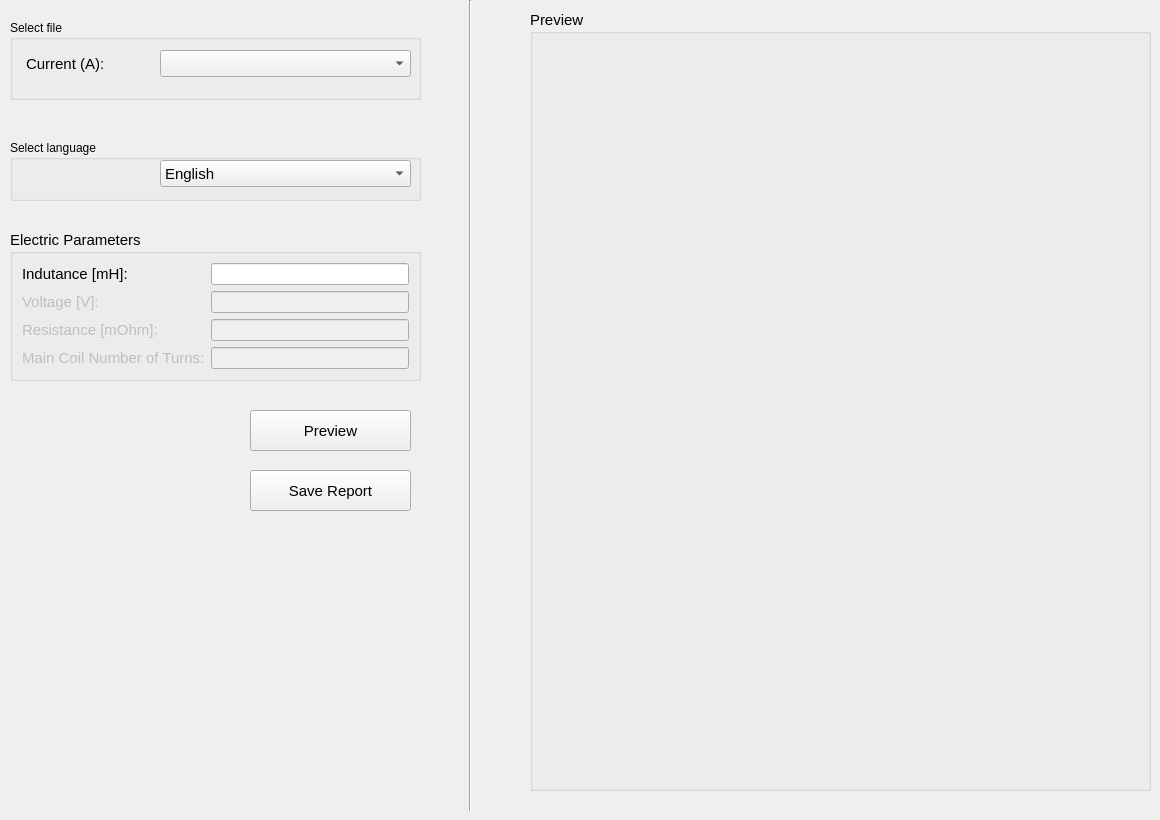
      <widget class="QWidget" name="report">
       <attribute name="title">
        <string>Report</string>
       </attribute>
       <widget class="QGroupBox" name="group_box_18">
        <property name="geometry">
         <rect>
          <x>10</x>
          <y>230</y>
          <width>411</width>
          <height>151</height>
         </rect>
        </property>
        <property name="font">
         <font>
          <pointsize>11</pointsize>
         </font>
        </property>
        <property name="title">
         <string>Electric Parameters</string>
        </property>
        <layout class="QGridLayout" name="gridLayout_8">
         <item row="2" column="1">
          <widget class="QLineEdit" name="resistance_value">
           <property name="enabled">
            <bool>false</bool>
           </property>
          </widget>
         </item>
         <item row="0" column="0">
          <widget class="QLabel" name="indutance_label">
           <property name="font">
            <font>
             <pointsize>11</pointsize>
            </font>
           </property>
           <property name="text">
            <string>Indutance [mH]:</string>
           </property>
          </widget>
         </item>
         <item row="1" column="1">
          <widget class="QLineEdit" name="voltage_value">
           <property name="enabled">
            <bool>false</bool>
           </property>
          </widget>
         </item>
         <item row="0" column="1">
          <widget class="QLineEdit" name="indutance_value"/>
         </item>
         <item row="1" column="0">
          <widget class="QLabel" name="voltage_label">
           <property name="enabled">
            <bool>false</bool>
           </property>
           <property name="font">
            <font>
             <pointsize>11</pointsize>
            </font>
           </property>
           <property name="text">
            <string>Voltage [V]:</string>
           </property>
          </widget>
         </item>
         <item row="2" column="0">
          <widget class="QLabel" name="resistance_label">
           <property name="enabled">
            <bool>false</bool>
           </property>
           <property name="font">
            <font>
             <pointsize>11</pointsize>
            </font>
           </property>
           <property name="text">
            <string>Resistance [mOhm]:   </string>
           </property>
          </widget>
         </item>
         <item row="3" column="0">
          <widget class="QLabel" name="nr_turns_label">
           <property name="enabled">
            <bool>false</bool>
           </property>
           <property name="font">
            <font>
             <pointsize>11</pointsize>
            </font>
           </property>
           <property name="text">
            <string>Main Coil Number of Turns:</string>
           </property>
          </widget>
         </item>
         <item row="3" column="1">
          <widget class="QLineEdit" name="nr_turns_value">
           <property name="enabled">
            <bool>false</bool>
           </property>
          </widget>
         </item>
        </layout>
       </widget>
       <widget class="QGroupBox" name="gb_preview">
        <property name="geometry">
         <rect>
          <x>530</x>
          <y>10</y>
          <width>621</width>
          <height>781</height>
         </rect>
        </property>
        <property name="font">
         <font>
          <pointsize>11</pointsize>
         </font>
        </property>
        <property name="title">
         <string>Preview</string>
        </property>
        <layout class="QVBoxLayout" name="verticalLayout">
         <item>
          <widget class="QLabel" name="preview">
           <property name="text">
            <string/>
           </property>
          </widget>
         </item>
        </layout>
       </widget>
       <widget class="QPushButton" name="bt_save_report">
        <property name="geometry">
         <rect>
          <x>250</x>
          <y>470</y>
          <width>161</width>
          <height>41</height>
         </rect>
        </property>
        <property name="font">
         <font>
          <pointsize>11</pointsize>
         </font>
        </property>
        <property name="text">
         <string>Save Report</string>
        </property>
        <property name="icon">
         <iconset>
          <normaloff>D:/ARQ/Lucas/Analise de dados BGL_(priscila)/imagens/save.png</normaloff>D:/ARQ/Lucas/Analise de dados BGL_(priscila)/imagens/save.png</iconset>
        </property>
        <property name="iconSize">
         <size>
          <width>20</width>
          <height>20</height>
         </size>
        </property>
       </widget>
       <widget class="Line" name="line_2">
        <property name="geometry">
         <rect>
          <x>460</x>
          <y>0</y>
          <width>20</width>
          <height>811</height>
         </rect>
        </property>
        <property name="orientation">
         <enum>Qt::Vertical</enum>
        </property>
       </widget>
       <widget class="QGroupBox" name="group_box_16">
        <property name="geometry">
         <rect>
          <x>10</x>
          <y>20</y>
          <width>411</width>
          <height>80</height>
         </rect>
        </property>
        <property name="title">
         <string>Select file</string>
        </property>
        <widget class="QLabel" name="file_label_4">
         <property name="geometry">
          <rect>
           <x>16</x>
           <y>30</y>
           <width>111</width>
           <height>27</height>
          </rect>
         </property>
         <property name="font">
          <font>
           <pointsize>11</pointsize>
          </font>
         </property>
         <property name="text">
          <string>Current (A):</string>
         </property>
        </widget>
        <widget class="QComboBox" name="cb_files_4">
         <property name="geometry">
          <rect>
           <x>150</x>
           <y>30</y>
           <width>251</width>
           <height>27</height>
          </rect>
         </property>
         <property name="font">
          <font>
           <pointsize>11</pointsize>
          </font>
         </property>
         <property name="currentIndex">
          <number>-1</number>
         </property>
        </widget>
       </widget>
       <widget class="QPushButton" name="bt_preview">
        <property name="enabled">
         <bool>true</bool>
        </property>
        <property name="geometry">
         <rect>
          <x>250</x>
          <y>410</y>
          <width>161</width>
          <height>41</height>
         </rect>
        </property>
        <property name="font">
         <font>
          <pointsize>11</pointsize>
         </font>
        </property>
        <property name="text">
         <string>Preview</string>
        </property>
        <property name="icon">
         <iconset>
          <normaloff>D:/ARQ/Lucas/Analise de dados BGL_(priscila)/imagens/Lupa2.png</normaloff>D:/ARQ/Lucas/Analise de dados BGL_(priscila)/imagens/Lupa2.png</iconset>
        </property>
        <property name="iconSize">
         <size>
          <width>25</width>
          <height>25</height>
         </size>
        </property>
       </widget>
       <widget class="QGroupBox" name="group_box_17">
        <property name="geometry">
         <rect>
          <x>10</x>
          <y>140</y>
          <width>411</width>
          <height>61</height>
         </rect>
        </property>
        <property name="title">
         <string>Select language</string>
        </property>
        <widget class="QComboBox" name="cb_language">
         <property name="geometry">
          <rect>
           <x>150</x>
           <y>20</y>
           <width>251</width>
           <height>27</height>
          </rect>
         </property>
         <property name="font">
          <font>
           <pointsize>11</pointsize>
          </font>
         </property>
         <property name="currentIndex">
          <number>0</number>
         </property>
         <item>
          <property name="text">
           <string>English</string>
          </property>
         </item>
         <item>
          <property name="text">
           <string>Portuguese</string>
          </property>
         </item>
        </widget>
       </widget>
      </widget>
